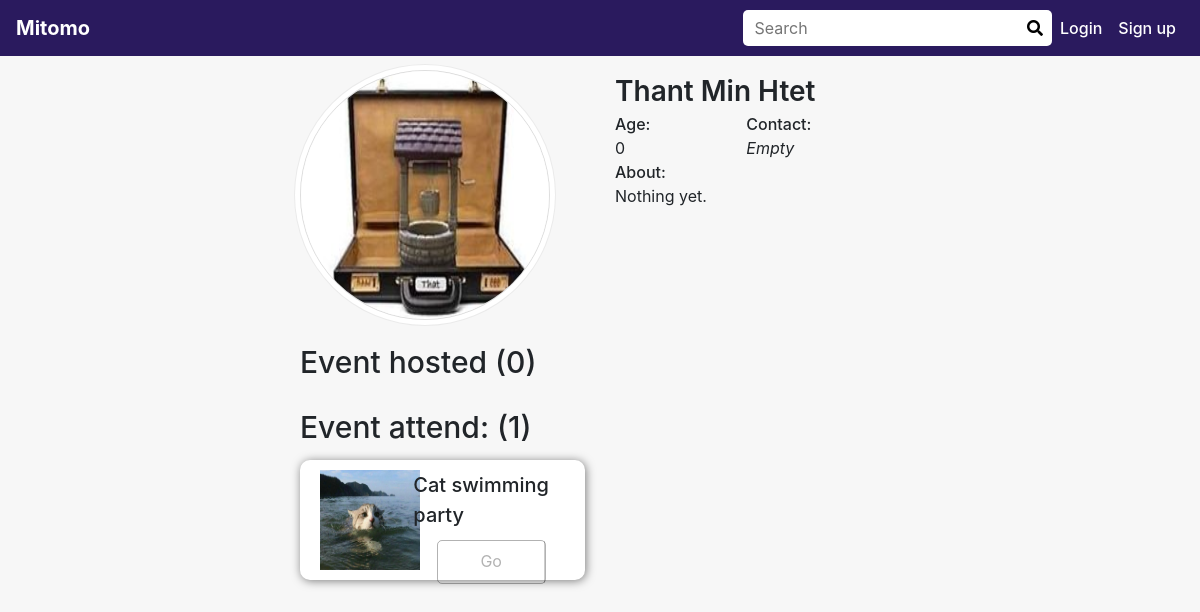
The app's page /profile/Mineric/ with its own data.
### tomo/models.py (models this page shows, shortened)
class User(AuthUser):
    description = models.TextField(default="")
    contact = models.TextField(default="")
    age = models.IntegerField(default=0)
    first_time = models.IntegerField(default=1)
    tags = models.ManyToManyField(Tag)
    avatar_image = models.ImageField(upload_to=getUserImageFolder, default="default.jpg")

class Event(models.Model):
    name = models.CharField(max_length=1024)
    detail = models.TextField()
    hosted_at = models.DateTimeField(default=timezone.now())
    created_at = models.DateTimeField(default=timezone.now())
    tags = models.ManyToManyField(Tag)
    address = models.TextField(default="")
    lat = models.FloatField(default=1)
    lng = models.FloatField(default=1)
    host = models.ForeignKey(User, related_name="events", on_delete=models.CASCADE, default=8)
    cover_image = models.ImageField(upload_to=getEventImageFolder, default="default.jpg")
    attendees = models.ManyToManyField(User)

### tomo/views.py (the view)
# urls.py: path(r'profile/<str:user_name>/', views.profile, name='user_profile'),
def profile(request, user_name):
    try:
        user = User.objects.get(username=user_name)
    except Event.DoesNotExist:
        raise Http404("User does not exist")
    events_host = user.events.all()
    events_attend = user.event_set.all()
    try:
        main_user = User.objects.get(pk=getCurrentUserId(request))
    except:
        main_user = {'id': 0,}
    is_host = False
    try:
        if user.id == getCurrentUserId(request):
            is_host = True
    except:
        pass
    context = {
        'user': user,
        'events_host': events_host,
        'events_attend': events_attend,
        'is_host': is_host,
        'main_user': main_user,
        'other_user': True,
    }
    return render(request, 'profile.html', context)

### tomo/helper.py (called while the page is built)
def getCurrentUserId(request):
    if 'user_id' in request.session and request.session['user_id']:
        user_id = request.session['user_id']
        try:
            user = User.objects.get(pk=user_id)
        except:
            return NO_USER
        return request.session['user_id']
    else:
        return NO_USER

### tomo/templates/profile.html (shortened to what this page needs)
{% load static %}
<!DOCTYPE html>
<html>
    <head>
        <link rel="stylesheet" href="https://use.fontawesome.com/releases/v5.7.0/css/all.css"
>
        <link rel="stylesheet" href="//code.jquery.com/ui/1.12.1/themes/base/jquery-ui.css">
        <link rel="stylesheet" type="text/css" href="{% static 'css/bootstrap.min.css' %}" />
        <link rel="stylesheet" type="text/css" href="{% static 'css/all.min.css' %}" />
        <link rel="stylesheet" type="text/css" href="{% static 'css/profile.css' %}" />
    </head>
    <body>
        <div class="head-bar">
            {% include 'navbar.html' %}
        </div>
        <div class="profile-body">
            <div class="row">
                <div class="col-6">
                    <img class="avatar-image" src="{{ user.avatar_image.url }}" alt="Avatar image">
                </div>
                <div class="col-6">
                    <div class="user-name">
                        {{ user.first_name }} {{user.last_name}}
                    </div>
                    <div class="row">
                        <div class="col-4">
                            <div class="user-small-info">Age:</div>
                            <div>{{ user.age }}</div>
                        </div>
                        <div class="col-6 offset-1">
                            <div class="user-small-info">Contact:</div>
                            {% if user.contact %}
                                <div>{{ user.contact }}</div>
                            {% else %}
                                <div><i>Empty</i></div>
                            {% endif %}
                        </div>
                        <br>
                        <div class="col-12 user-small-info">About:</div>
                            {% if user.description %}
                                <div class="col-12">{{ user.description | linebreaksbr }}</div>
                            {% else %}
                                <div class="col-12">Nothing yet.</div>
                            {% endif %}
                </div>
            </div>
            </div>
            <div class="row">
                <div class="col-12 event-intro">Event hosted ({{ events_host.count }})</div>
            </div>
            <div class="row">
                <div class="col-12 event-intro">Event attend: ({{ events_attend.count }})</div>
                {% if events_attend %}
                    {% for event in events_attend %}
                    <div class="col-6 event-wrap-wrap">
                        <div class="row event-wrap">
                            <div class="col-4">
                                <img class="event-image" src="{{ event.cover_image.url }}">
                            </div>
                            <div class="col-8">
                                <div class="event-name">{{ event.name }}</div>
                                <div class="go-update-btn row">
                                    {% if main_user.id == event.host.id %}
                                        <span class="col-5 go-btn" onclick="goToEvent(`{% url 'detail' event.id %}`)">Go</span>
                                        <span class="col-7 update-btn" onclick="goToEvent(`{% url 'update' event.id %}`)">Update</span>
                                    {% else %}
                                        <span class="col-12 go-btn" onclick="goToEvent(`{% url 'detail' event.id %}`)">Go</span>
                                    {% endif %}
                                </div>
                            </div>
                        </div>
                    </div>
                    {% endfor %}
                {% endif %}
            </div>
        </div>
    </body>
</html>

### tomo/static/css/profile.css (style rules this page uses)
body { background-color: rgba(0, 0, 0, .03); }
.profile-body { width: 50%; margin: auto; }
.avatar-image { height: 250px; width: 250px; border-radius: 250px; border: rgba(0, 0, 0, .1) solid 1px; box-shadow: 0 0 0 5px white, 0 0 0 6px rgba(0, 0, 0, .05); }
.user-name { font-size: 28px; font-weight: 600; }
.user-small-info { font-size: 16px; font-weight: 500; }
.event-intro { font-size: 30px; font-weight: 500; margin-top: 20px; }
.event-image { height: 100px; width: 100px ; }
.event-name { font-size: 20px; font-weight: 500; }
.event-wrap-wrap { backface-visibility: hidden; -moz-osx-font-smoothing: grayscale; transition-duration: 0.3s; transition-property: transform; padding-left: 30px; padding-right: 0px; }
.event-wrap { background: white; border-radius: 10px; margin-top: 10px; margin-bottom: 10px; padding: 10px 0px 0px 5px; width: 100%; height: 120px; vertical-align: middle; box-shadow: 1px 1px 10px rgba(0, 0, 0, .5); }
.go-update-btn { border: 1px solid rgba(0, 0, 0, .3); color: rgba(0, 0, 0, .3); border-radius: 5px; width: 70%; height: 40%; margin: auto; margin-top: 10px; }
.go-btn, .update-btn { margin: auto; text-align: center; width: 100%; height: 100%; padding-top: 8px; border-right: 1px solid rgba(0, 0, 0, .2); }

### tomo/static/css/navbar.css (style rules this page uses)
.head-bar { margin-bottom: 70px; }

### records on screen
User: avatar_image (placeholder picture), age "0", count "0"
Event: cover_image (picture), name "Cat swimming party", shows "Go"

### other values on screen
{{ user.first_name }} "Thant"
{{ user.last_name }} "Min Htet"
{{ events_attend.count }} "1"
